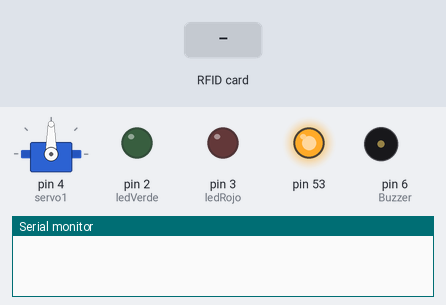
A sketch run on a simulated Arduino Mega 2560, built with avr-gcc and run on an emulated ATmega2560. Shown: servo, output pins drawn as LEDs (lit = HIGH), buzzer (waves = sounding), the last lines printed to the serial monitor. The test bench sets the inputs (shaded band).

Above: at 1.2 s.
1.3 s: RFID card A3 70 77 97 held to the reader
At 2.6 s:
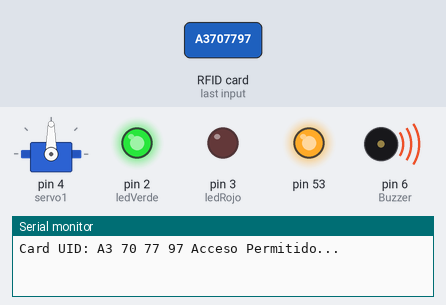
4.3 s: RFID card 70 78 70 A4 held to the reader
At 5.1 s:
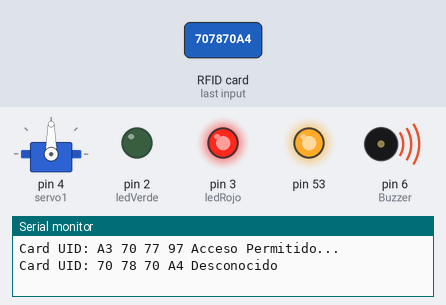
5.8 s: RFID card 5E 7A 19 C4 held to the reader
At 13.7 s:
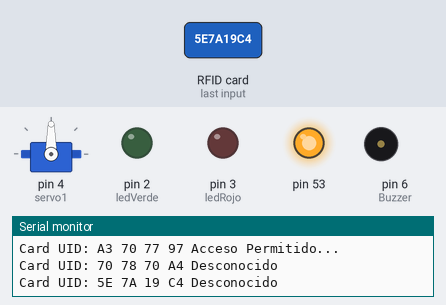
Timing chart, 0 to 14.8 s (numbered marks = the images above; inputs shaded):
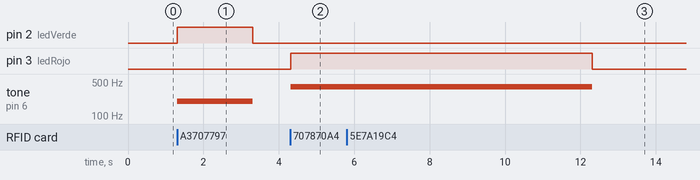

Measured:
- after the input at 1.3 s, pin 2 (ledVerde): LOW → HIGH at once, → LOW 2.0 s later; tone on pin 6 (Buzzer): silent → 200 Hz at once, → silent 2.0 s later
- after the input at 4.3 s, pin 3 (ledRojo): LOW → HIGH at once; tone on pin 6 (Buzzer): silent → 400 Hz at once
- after the input at 5.8 s, pin 3 (ledRojo): HIGH → LOW after 6.5 s instead of 2.5 s; tone on pin 6 (Buzzer): 400 Hz → silent after 6.5 s instead of 2.5 s

The sketch:

control_de_acceso_rfid.ino
```cpp
#include <SPI.h>
#include <MFRC522.h>
#include <Servo.h>

#define RST_PIN         9           // configuramos el pin 9 para reset del mfrc522
#define SS_PIN          10          // configuramos el pin 53 para el selector de chip para el caso del Arduino Mega
#define ledVerde        2           // led verde en el pin 4
#define ledRojo         3           // led rojo en el pin 5
#define Buzzer          6


MFRC522 mfrc522(SS_PIN, RST_PIN);   //
MFRC522::MIFARE_Key key;

Servo servo1;
 // A3 70 77 97 Tag en mi llavero de moto
byte tag1[4] = {0xA3, 0x70, 0x77, 0x97};
byte tag2[4] = {0x70, 0x78, 0x70, 0xA4};

byte tagActual[4];


void setup() {
  Serial.begin(9600); // velocidad del puerto serie
   while (!Serial);    // comprobar si ya ha iniciado
   SPI.begin();        // inicia la comunicacion SPI
   mfrc522.PCD_Init(); //inicia la comunicacion con el modulo RFID
   servo1.attach(4);      // asigna el pin para el Servo
   pinMode(ledVerde,OUTPUT);  // configuram como salida
   pinMode(ledRojo,OUTPUT);

}

void loop() {
   if ( ! mfrc522.PICC_IsNewCardPresent())  // comprobar si esta presente la tarjeta
        return;

    // Selecciona una tarjeta
    if ( ! mfrc522.PICC_ReadCardSerial())       // leer la tarjeta
        return;

 Serial.print("Card UID:");
    dump_byte_array(mfrc522.uid.uidByte, mfrc522.uid.size);   // obtiene los valores leidos de la tarjeta

digitalWrite(ledVerde,LOW);       // apaga led
digitalWrite(ledRojo,LOW);
noTone(Buzzer);
}

void dump_byte_array(byte *buffer, byte bufferSize) {      // realiza la lectura del codigo de la tarjeta y comprueba
    for (byte i = 0; i < bufferSize; i++) {         // extrae valores del codigo
      Serial.print(buffer[i] < 0x10 ? " 0" : " ");
      Serial.print(buffer[i], HEX);
      tagActual[i] = buffer[i];
    }
          if(compararArray(tagActual,tag1)){              // comprobamos el acceso para el primer usuario
          Serial.println(" Acceso Permitido...");
          digitalWrite(ledVerde,HIGH);
          tone(Buzzer,200);
          delay(2000);
          }
          else {
            Serial.println(" Desconocido" );            // si el codigo no esta registrado denegar acceso
           digitalWrite(ledRojo,HIGH);
           tone(Buzzer,400);
           delay(4000);
            }
}


boolean compararArray(byte array1[], byte array2[]){    // comprobara codigo leido con el registrado previamente

  if(array1[0] != array2[0]) return(false);
  if(array1[1] != array2[1]) return(false);
  if(array1[2] != array2[2]) return(false);
  if(array1[3] != array2[3]) return(false);
  return(true);
}
```
